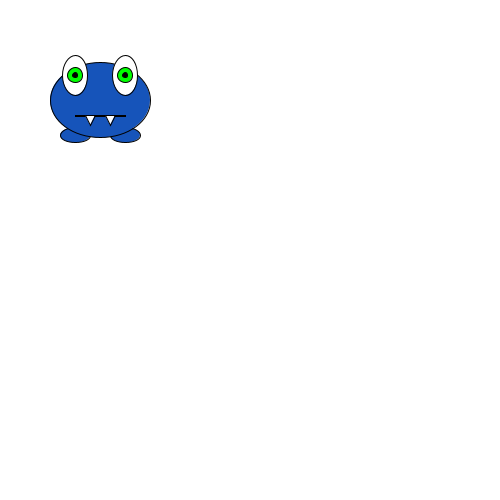
Frame 1 (no input)
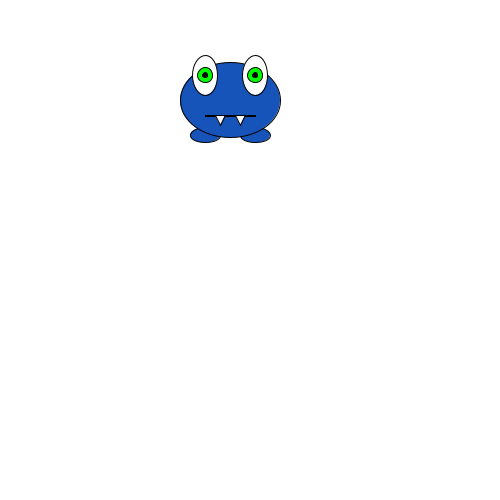
Frame 60 (the mouse pressed at the canvas centre just before this capture)
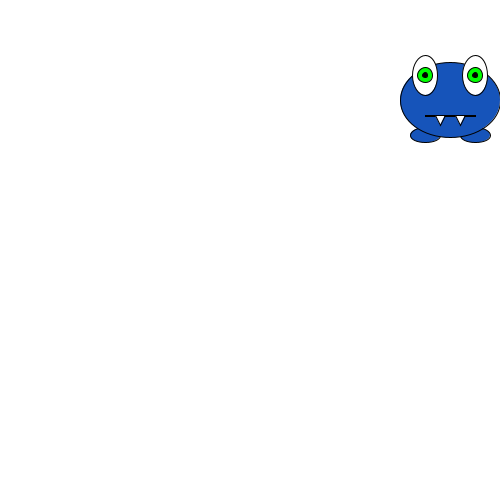
Frame 120 (the mouse held since frame 60 and released just before this capture)

The Processing sketch that drew these frames (run headless with seeded random() and noise(); from frame 60 on, the mouse is pressed at the canvas centre):

// Processing sketch: processing_125907
// ── processing_125907.pde

int monsterX;
int monsterY;

int richting;
int teller;

boolean test;

void setup() {
  size(500, 500);
  monsterX=100;
  monsterY=100;
  richting=10;
  teller=1;
  test=true;
}

void draw() {
  //lichaam
  background(255);
  
  if (test == true ){ fill(22,84,186);}
  if (test == false){ fill(255,0,0); }

  ellipse(monsterX-25,monsterY+35,30,15);
  ellipse(monsterX+25,monsterY+35,30,15);
  
  //gezicht
    if (test == true ){ fill(22,84,186);}
  if (test == false){ fill(255,0,0); }
  ellipse(monsterX,monsterY,100,75);

  //ogen
  fill(255);
  ellipse(monsterX-25, monsterY-25,25,40);
  
  fill(255);
  ellipse(monsterX+25, monsterY-25,25,40);
  
   //binnenogen
  fill(0,255,0);
  ellipse(monsterX-25, monsterY-25,15,15);
  
  fill(0,255,0);
  ellipse(monsterX+25, monsterY-25,15,15);
  
  //pupillenogen
  fill(0);
  ellipse(monsterX-25, monsterY-25,5,5);
  
  fill(0);
  ellipse(monsterX+25, monsterY-25,5,5);

  //mond
  fill(255);
  rect(monsterX-25, monsterY+15,50,1);
  
  //tand
  fill(255);
  triangle(monsterX+5, monsterY+15, monsterX+15, monsterY+15, monsterX+10, monsterY+25);
  
  fill(255);
  triangle(monsterX-15,monsterY+15,monsterX-5,monsterY+15,monsterX-10,monsterY+25);
   
   monsterX = monsterX + richting;
   
   if (monsterX > 450 || monsterX < 50){
     richting = -richting;
     teller = teller +1;
   }
   
   if (teller == 10){
     teller = 0;
     test = !test;
   }
   
   println(test);
  }
  
